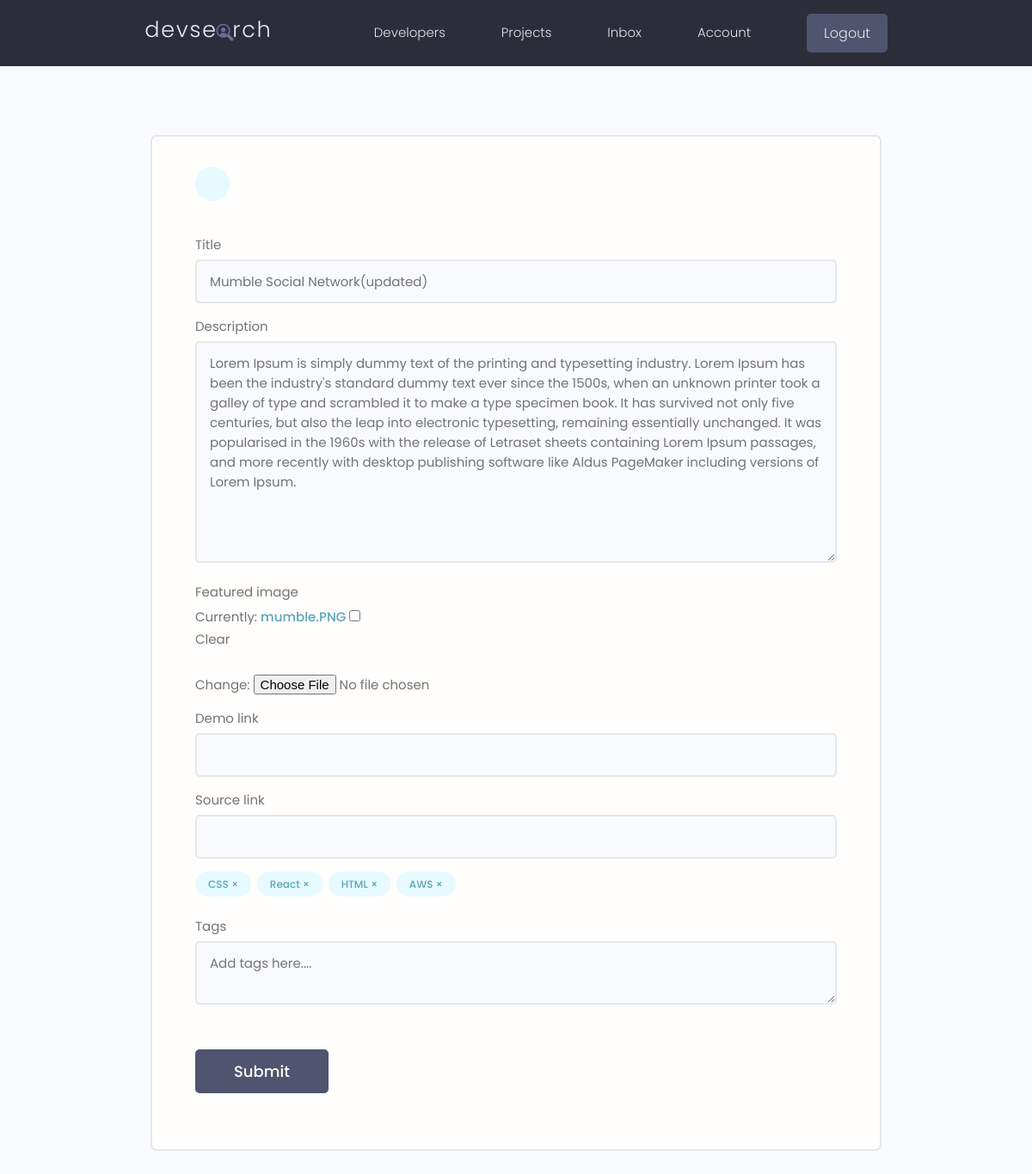
Screenshot of /update-project/7c17d297-cb13-4e3e-9240-6260929888cd/ (signed in) with the database file from the repository.
### projects/models.py (models this page shows, shortened)
class Project(models.Model) :
    owner=models.ForeignKey(Profile, null=True,blank=True, on_delete=models.CASCADE)
    title= models.CharField(max_length=200)
    description=models.TextField(null=True, blank=True)
    featured_image=models.ImageField(null=True, blank=True,default="default.jpg")
    demo_link = models.CharField(max_length=2000, null=True,blank=True)
    source_link = models.CharField(max_length=2000,null=True,blank=True)
    tags=models.ManyToManyField('Tag', blank=True)
    vote_total=models.IntegerField(default=0,null=True,blank=True)
    vote_ratio=models.IntegerField(default=0,null=True,blank=True)
    created=models.DateTimeField(auto_now_add=True)
    id=models.UUIDField(default=uuid.uuid4,unique=True, primary_key=True,editable=False)
    class Meta :
        ordering = ['-vote_ratio','-vote_total','title'] # will give oldest first

class Tag(models.Model) :
    name=models.CharField(max_length=300)
    created=models.DateTimeField(auto_now_add=True)
    id=models.UUIDField(default=uuid.uuid4,unique=True, primary_key=True,editable=False)

### projects/views.py (the view, shortened to what this page needs)
# urls.py: path('update-project/<str:pk>/',views.updateProject,name="update-project"),
@login_required(login_url="login")
def updateProject(request,pk) :
    profile=request.user.profile
    project=profile.project_set.get(id=pk)
    form = ProjectForm(instance=project)
    context={'form':form,'project' : project}
    return render(request,"projects/project_form.html",context)

### projects/forms.py
class ProjectForm(ModelForm) :
    class Meta:
        model=Project
        fields=['title','description','featured_image','demo_link','source_link']
    def __init__(self, *args, **kwargs) :
        super(ProjectForm, self).__init__(*args, **kwargs)
        for name,field in self.fields.items():
            field.widget.attrs.update({'class':'input'})

### projects/templates/projects/project_form.html (shortened to what this page needs)
{% extends  'main.html' %}
{% load static %}
{% block content %}
<main class="formPage my-xl">
    <div class="content-box">
        <div class="formWrapper">
            <a class="backButton" href="{% url 'account' %}"></a>
            <br>
            <form class="form" method="POST" enctype="multipart/form-data">
                {% for field in form %}
                <div class="form__field">
                    <label for="formInput#text">{{field.label}}</label>
                   {{field}}
                </div>
                {% endfor %}
                <div class="form__field">
                    {% for tag in project.tags.all %}
                            <div class="project-tag tag tag--pill tag--main" data-tag="{{tag.id}}" data-project="{{project.id}}">{{tag.name}} &#215;</div>
                    {% endfor %}
                </div>
                <div class="form__field">
                    <label for="formInput#text">Tags</label>
                    <textarea class="input" name="newtags" placeholder="Add tags here...."></textarea>
                </div>
                <input class="btn btn--sub btn--lg  my-md" type="submit" value="Submit" />
            </form>
        </div>
    </div>
</main>
{% endblock %}

### static/styles/app.css (style rules this page uses)
:root { --color-sub: #2d2d39; }
.btn--sub { background-color: var(--color-sub-light); }
.content-box { width: 95%; max-width: 85rem; margin: 0 auto; }
.backButton { background: var(--color-main-light); color: var(--color-main); width: 4rem; height: 4rem; display: flex; align-items: center; justify-content: center; border-radius: 50%; }
.formPage .formWrapper { list-style: none; background: var(--color-white); padding: 3.5rem 5rem; border: 2px solid var(--color-light); border-radius: 0.7rem; }

### static/uikit/styles/modules/_variables.css (style rules this page uses)
:root { --color-main: #5aa5b9; --color-main-light: #e6faff; --color-sub: #3f4156; --color-sub-light: #51546e; --color-sub-lighter: #ededfd; --color-text: #737373; --color-gray: #8b8b8b; --color-light: #e5e7eb; --color-light-gray: #767676; --color-bg: #f8fafd; --color-white: #fffefd; --color-white-light: #f3f3f3; --color-success: #359e64; --color-success-bg: #def8e8; --color-error: #fc4b0b; --color-error-bg: #fff2ee; --font-base: 'Poppins', arial, helvetica, 'Segoe UI', roboto, ubuntu, sans-serif; --font-monospace: 'Fira Code', 'Courier New', courier, monospace; --font-regular: 300; --font-medium: 500; --font-bold: 700; --generic-shadow: 1px 1px 5px #00000010; --generic-transition: all 0.3s ease-in-out; }

### static/uikit/styles/modules/_base.css (style rules this page uses)
* { margin: 0; padding: 0; box-sizing: border-box; text-rendering: optimizeLegibility; color: inherit; font-size: inherit; }
html { font-size: 50%; }
@media only screen and (min-width: 480px) { html { font-size: 56.25%; } }
@media only screen and (min-width: 1200px) { html { font-size: 62.5%; } }
body { line-height: 1.6; font-weight: 400; font-size: 1.5rem; color: var(--color-text); background-color: var(--color-bg); min-height: 100vh; }

### static/uikit/styles/modules/_typography.css (style rules this page uses)
* { font-family: var(--font-base); }
a { padding-bottom: 2px; text-decoration: none; display: inline-block; color: var(--color-main); font-weight: var(--font-medium); }

### static/uikit/styles/modules/_utilities.css (style rules this page uses)
.my-md { margin: 3rem auto; }
.my-xl { margin: 8rem auto; }

### static/uikit/styles/modules/_button.css (style rules this page uses)
.btn { display: inline-block; position: relative; cursor: pointer; background-color: var(--color-light); font-weight: var(--font-medium); color: var(--color-sub); text-decoration: none; padding: 1rem 2rem; border-radius: 0.5rem; border: none; width: -webkit-fit-content; width: -moz-fit-content; width: fit-content; height: -webkit-fit-content; height: -moz-fit-content; height: fit-content; font-size: 1.6rem; outline-width: 0; outline-color: transparent; -webkit-backface-visibility: hidden; backface-visibility: hidden; transition: all 0.3s ease-in-out; }
.btn--sub { background-color: var(--color-sub); color: var(--color-white); }
.btn--lg { font-size: 1.8rem; padding: 1.2rem 4.5rem; }

### static/uikit/styles/modules/_form.css (style rules this page uses)
.form { display: block; }
.form__field { margin-top: 1.5rem; margin-bottom: 1.5rem; }
.form__label, .form__field > label { display: block; margin-bottom: 0.5rem; color: var(--color-text); }
input.input[type='text'], input.input[type='email'], input.input[type='password'], input.input[type='number'], textarea.input { min-width: 24rem; width: 100%; padding: 1.2rem 1.5rem; border-radius: 0.5rem; border: 2px solid var(--color-light); transition: all 0.3s ease-in-out; background-color: var(--color-bg); }

### static/uikit/styles/modules/_tag.css (style rules this page uses)
.tag { display: inline-flex; align-items: center; background-color: var(--color-sub); height: -webkit-fit-content; height: -moz-fit-content; height: fit-content; width: -webkit-fit-content; width: -moz-fit-content; width: fit-content; border-radius: 0.5rem; padding: 0.5rem 1.5rem; font-size: 1.2rem; cursor: pointer; }
.tag:not(:last-child) { margin-right: 0.25rem; margin-bottom: 0.75rem; }
.tag--pill { border-radius: 5rem; }
.tag--main, .tag--main > small { background: var(--color-main-light); color: var(--color-main); font-weight: 500; }

### rows the page displays
Project: form "Mumble Social Network(updated)" "Lorem Ipsum is simply dummy text of the printing and typesetting industry. Lorem Ipsum has been the industry's standard dummy text ever since the 1500s, when an unknown printer took a galley of type and scrambled it to make a type specimen book. It has survived not only five centuries, but also the leap into electronic typesetting, remaining essentially unchanged. It was popularised in the 1960s with the release of Letraset sheets containing Lorem Ipsum passages, and more recently with desktop publishing software like Aldus PageMaker including versions of Lorem Ipsum."
Tag: name "CSS"
Tag: name "React"
Tag: name "HTML"
Tag: name "AWS"

### other values shown
{{ field.label }} "Title" "Description" "Featured image" "Demo link" "Source link"
